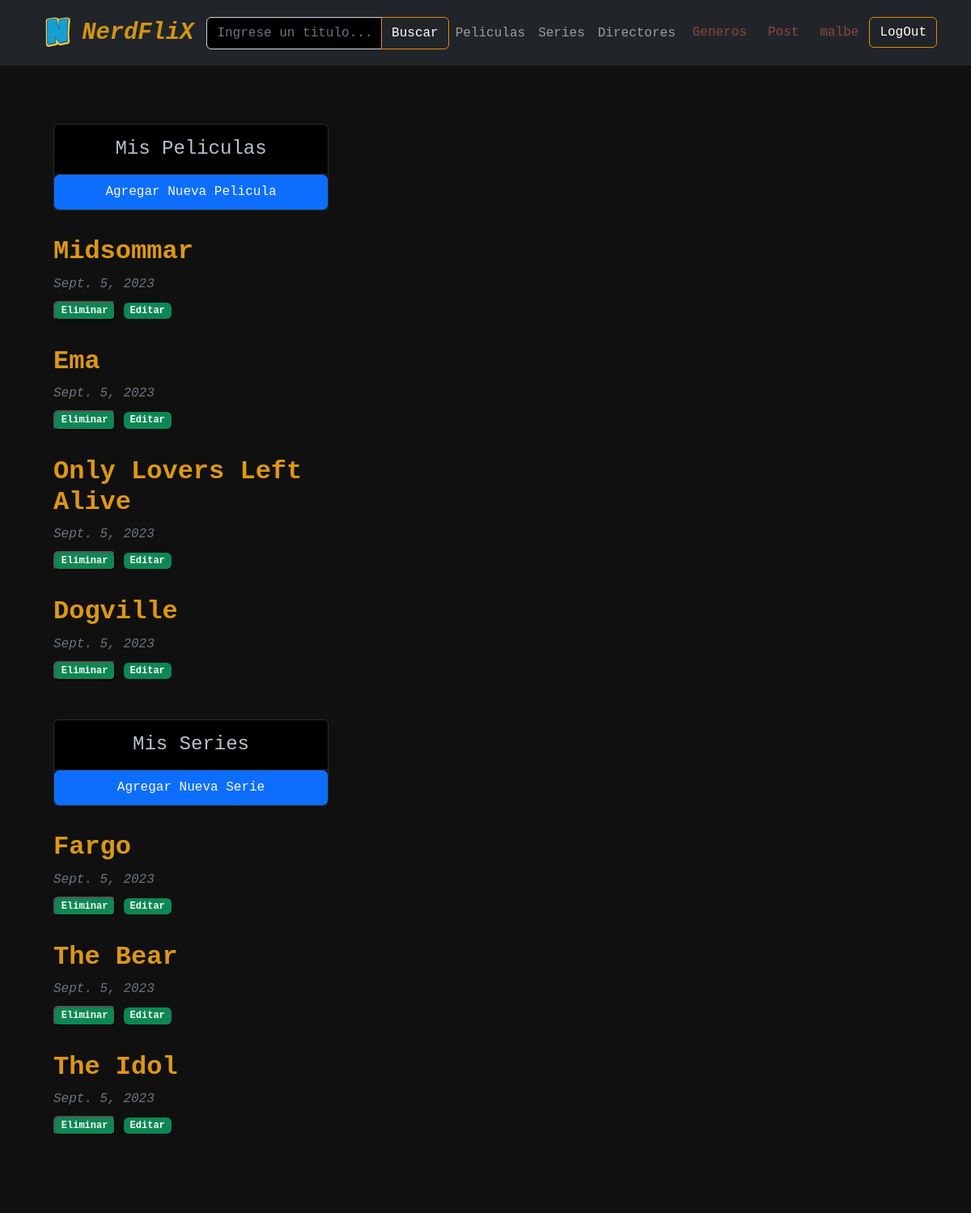
Before: /user-post-lista/ (signed in, upper part) with the older database file.
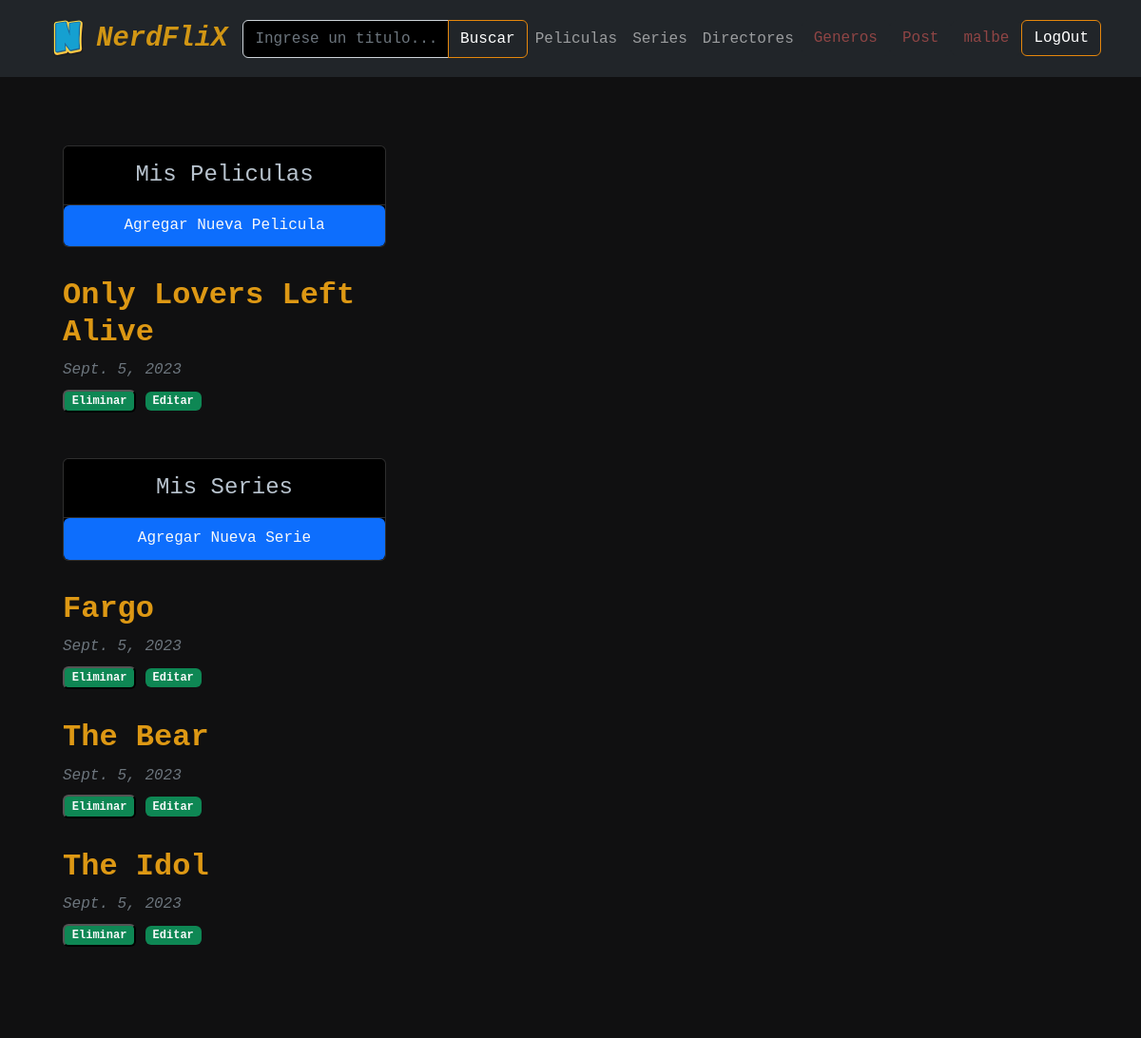
After: the same page with the newer database file.
### AppCoder/models.py (models this page shows, shortened)
class Peliculas(models.Model):
    titulo =models.CharField(max_length=50)
    slug = models.SlugField(unique=True,null=True)
    fecha_creacion=models.DateField(auto_now_add=True)
    genero= models.ManyToManyField(Generos)
    año=models.IntegerField(blank=True,null=True)
    director = models.ForeignKey(Directores,on_delete=models.CASCADE,null=True)
    reseña = models.TextField(null=True)
    autor_reseña= models.ForeignKey(User,on_delete=models.CASCADE,null=True)
    cover = models.ImageField(null=True)
    imagen = models.ImageField(null=True)
    video_link = EmbedVideoField(blank=True,null=True)
    destacada= models.BooleanField(default=False)

class Series(models.Model):
    titulo =models.CharField(max_length=50)
    slug = models.SlugField(unique=True,null=True)
    fecha_creacion=models.DateField(auto_now_add=True)
    genero= models.ManyToManyField(Generos)
    año=models.IntegerField(null=True)
    temporadas= models.IntegerField(null=True)
    reseña = models.TextField(null=True)
    autor_reseña= models.ForeignKey(User,on_delete=models.CASCADE,null=True)
    cover = models.ImageField(null=True)
    imagen = models.ImageField(null=True)
    video_link = EmbedVideoField(blank=True,null=True)
    destacada= models.BooleanField(default=False)

### AppCoder/views.py (the view)
# urls.py: path('user-post-lista/', UserPostLista.as_view(),name='userPostLista'),
class UserPostLista(ListView):
    model= User
    template_name= 'AppCoder/user_post_lista.html'
    context_object_name = 'peliculas'
    context_object_name = 'series'
    def get_context_data(self, **kwargs):
        query= self.request.user.id
        context = super().get_context_data(**kwargs)
        context['peliculas']=Peliculas.objects.filter(autor_reseña_id=query)
        context['series']=Series.objects.filter(autor_reseña_id=query)
        return context

### AppCoder/context_processors.py (called while the page is built)
def generos_contexto(request):
    generos=Generos.objects.all()
    return {
        'generos':generos
    }

### AppCoder/templates/AppCoder/user_post_lista.html (shortened to what this page needs)
{% extends "Base.html" %}
{% block contenidoQueCambia %}
<br>
<br>
<br>
<div class="page-header d-flex align-items">
    <div class="container position-relative">
      <div class="row d-flex justify-content">
          <div class="col-lg-4 text">
            <div class="card text-center">
                <div class="card-header"><h4>Mis Peliculas</h4></div>
                <a class="badge bg-primary text-decoration-none link-light" href="{% url 'peliculasFormulario' %}" ><h6>Agregar Nueva Pelicula</h6></a>
            </div>
            <br>
        {% for pelicula in peliculas %}
            <h2><a class="fw-bolder mb-1" href="{% url 'peliculas_detalle' pelicula.slug %}">{{ pelicula.titulo }}</a></h2>
            <div class="text-muted fst-italic mb-2"> {{ pelicula.fecha_creacion}} </div>
            <button type="button" class="badge bg-secondary text-decoration-none link-light"data-bs-toggle="modal" data-bs-target="#exampleModal{{pelicula.id}}">
                Eliminar
            </button>
            <a class="badge bg-secondary text-decoration-none link-light" href="{% url 'EditarPeliculas' pelicula.id %}">Editar </a>
            <br>
            <br>
        {% endfor %}
        <br>
            <div class="card text-center">
                <div class="card-header"><h4>Mis Series</h4></div>
                <a class="badge bg-primary text-decoration-none link-light" href="{% url 'seriesFormulario' %}"><h6>Agregar Nueva Serie</h6></a>
            </div>
            <br>
        {% for serie in series %}
        <h2><a class="fw-bolder mb-1" href="{% url 'series_detalle' serie.slug %}">{{ serie.titulo }}</a></h2>
        <div class="text-muted fst-italic mb-2"> {{ serie.fecha_creacion}}</div>
        <button type="button" class="badge bg-secondary text-decoration-none link-light"data-bs-toggle="modal" data-bs-target="#exampleModal{{serie.id}}">
            Eliminar
        </button>
        <a class="badge bg-secondary text-decoration-none link-light" href="{% url 'EditarSeries' serie.id %}">Editar </a>
        <br>
        <br>
        {% endfor %}
        </div>
      </div>
    </div>
</div>
<br>
<br>
<br>
<br>
<br>
<br>
<br>
<br>
<br>
<br>
<br>
<br>
<br>
<br>
<br>
<br>
{% endblock %}

Changed rows visible on the page:
removed Peliculas: titulo "Midsommar", fecha_creacion "Sept. 5, 2023"
removed Peliculas: titulo "Ema", fecha_creacion "Sept. 5, 2023"
removed Peliculas: titulo "Dogville", fecha_creacion "Sept. 5, 2023"
